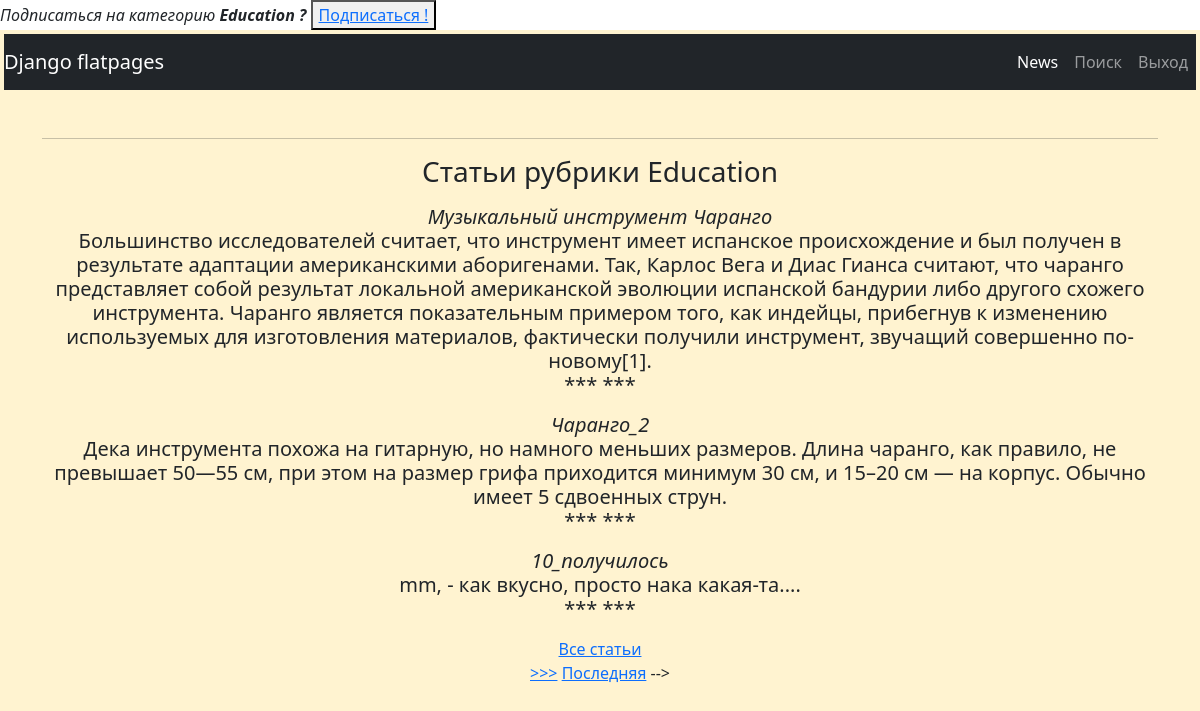
/news/category/2 (signed in), run on the app's committed database.
### news/models.py (models this page shows, shortened)
class Category(models.Model):
    name = models.CharField(max_length=64, unique=True)
    subscribers = models.ManyToManyField(User, through='CategorySubscriber', blank=True)

class Post(models.Model):
    author = models.ForeignKey(Author, on_delete=models.CASCADE, verbose_name='Автор')
    NEWS = 'NW'
    ARTICLE = 'AR'
    CATEGORY_CHOICES = (
        (NEWS, 'Новость'),
        (ARTICLE, 'Статья'),
    )
    categoryType = models.CharField(max_length=2, choices=CATEGORY_CHOICES, default=ARTICLE, verbose_name='Новость/статья')
    dateCreation = models.DateTimeField(auto_now_add=True, verbose_name='Дата публикации')
    postCategory = models.ManyToManyField(Category, through='PostCategory', verbose_name='Тематика')
    title = models.CharField(max_length=128, verbose_name='Заголовок')
    text = models.TextField(verbose_name='Текст')
    rating = models.SmallIntegerField(default=0)

### news/views.py (the view)
# urls.py: path('category/<int:pk>', CategoryListView.as_view(), name='category'),
class CategoryListView(LoginRequiredMixin, ListView):
    model = Post
    template_name = 'news/cat.html'
    context_object_name = 'news'  # коллекция записей из БД
    ordering = ['-dateCreation']
    paginate_by = 3
    def get_queryset(self):
        self.id = resolve(self.request.path_info).kwargs['pk']
        c = Category.objects.get(id=self.id)
        queryset = Post.objects.filter(postCategory=c)
        return queryset
    def get_context_data(self, **kwargs):
        context = super().get_context_data(**kwargs)
        user = self.request.user
        category = Category.objects.get(id=self.id)
        context['cat'] = Category.objects.get(pk=self.kwargs['pk'])
        context['subscribers'] = category.subscribers.all()
        subscribed = category.subscribers.filter(email=user.email)
        context['category'] = category
        return context

### news/templatetags/custom_filters.py (called while the page is built)
@register.filter(name='censor')
def censor(val, arg):
    bannedList = ['идиот', 'придурок', 'черт', 'козел']
    text = val
    result = ''
    for word in bannedList:
        data = text.lower().replace(word, arg * len(word))
        text = data
    for i in range(len(val)):
        if val[i] != text[i]:
            result += text[i].upper()
        else:
            result += text[i]
    return result

### templates/news/cat.html (shortened to what this page needs)
{% block content %}
{% if user not in subscribers %}
<div>
    <em>
        Подписаться на категорию
        <strong> {{ cat.name }} ? </strong>
    </em>
    <button>
        <a href = "{% url 'news:subscribe' cat.id %}" > Подписаться !</a>
    </button>
</div>
{% endif %}
{% include 'news/posts.html' %}
{% endblock content %}

### templates/news/posts.html (shortened to what this page needs)
{% extends 'flatpages/default.html' %}
{% load custom_filters %}
{% block content %}
{% if news %}
<h3> Статьи рубрики {{ cat.name }}</h3>
{% for post in news %}
<p>
<h5><em>{{ post.title|censor:"'" }} </em> <br>
  {{ post.text|censor:"'" }} <br>
  *** *** </h5></p>
{% endfor %}
{% else %}
<h2> No News yet </h2>
{% endif %}
<a href="/news/"> Все статьи </a><br>
{% endblock content %}

### data on the page
Category: name "Education"
Post: title|censor "Музыкальный инструмент Чаранго", text|censor "Большинство исследователей считает, что инструмент имеет испанское происхождение и был получен в результате адаптации американскими аборигенами. Так, Карлос Вега и Диас Гианса считают, что чаранго представляет собой результат локальной американской эволюции испанской бандурии либо другого схожего инструмента. Чаранго является показательным примером того, как индейцы, прибегнув к изменению используемых для изготовления материалов, фактически получили инструмент, звучащий совершенно по-новому[1]."
Post: title|censor "Чаранго_2", text|censor "Дека инструмента похожа на гитарную, но намного меньших размеров. Длина чаранго, как правило, не превышает 50—55 см, при этом на размер грифа приходится минимум 30 см, и 15–20 см — на корпус. Обычно имеет 5 сдвоенных струн."
Post: title|censor "10_получилось", text|censor "mm, - как вкусно, просто нака какая-та...."
